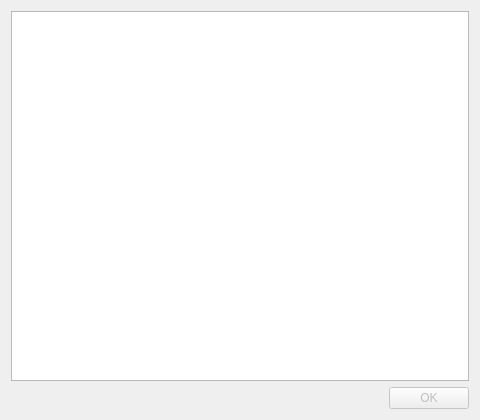
<?xml version="1.0" encoding="UTF-8"?>
<ui version="4.0">
 <class>GameListDialog</class>
 <widget class="QDialog" name="GameListDialog">
  <property name="geometry">
   <rect>
    <x>0</x>
    <y>0</y>
    <width>480</width>
    <height>420</height>
   </rect>
  </property>
  <property name="windowTitle">
   <string>Select a game</string>
  </property>
  <layout class="QVBoxLayout" name="rootLayout">
   <item>
    <widget class="QListWidget" name="gameList"/>
   </item>
   <item>
    <widget class="QDialogButtonBox" name="buttonBox">
     <property name="enabled">
      <bool>false</bool>
     </property>
     <property name="standardButtons">
      <set>QDialogButtonBox::StandardButton::Ok</set>
     </property>
    </widget>
   </item>
  </layout>
 </widget>
 <tabstops>
  <tabstop>gameList</tabstop>
  <tabstop>buttonBox</tabstop>
 </tabstops>
 <resources/>
 <connections/>
</ui>
